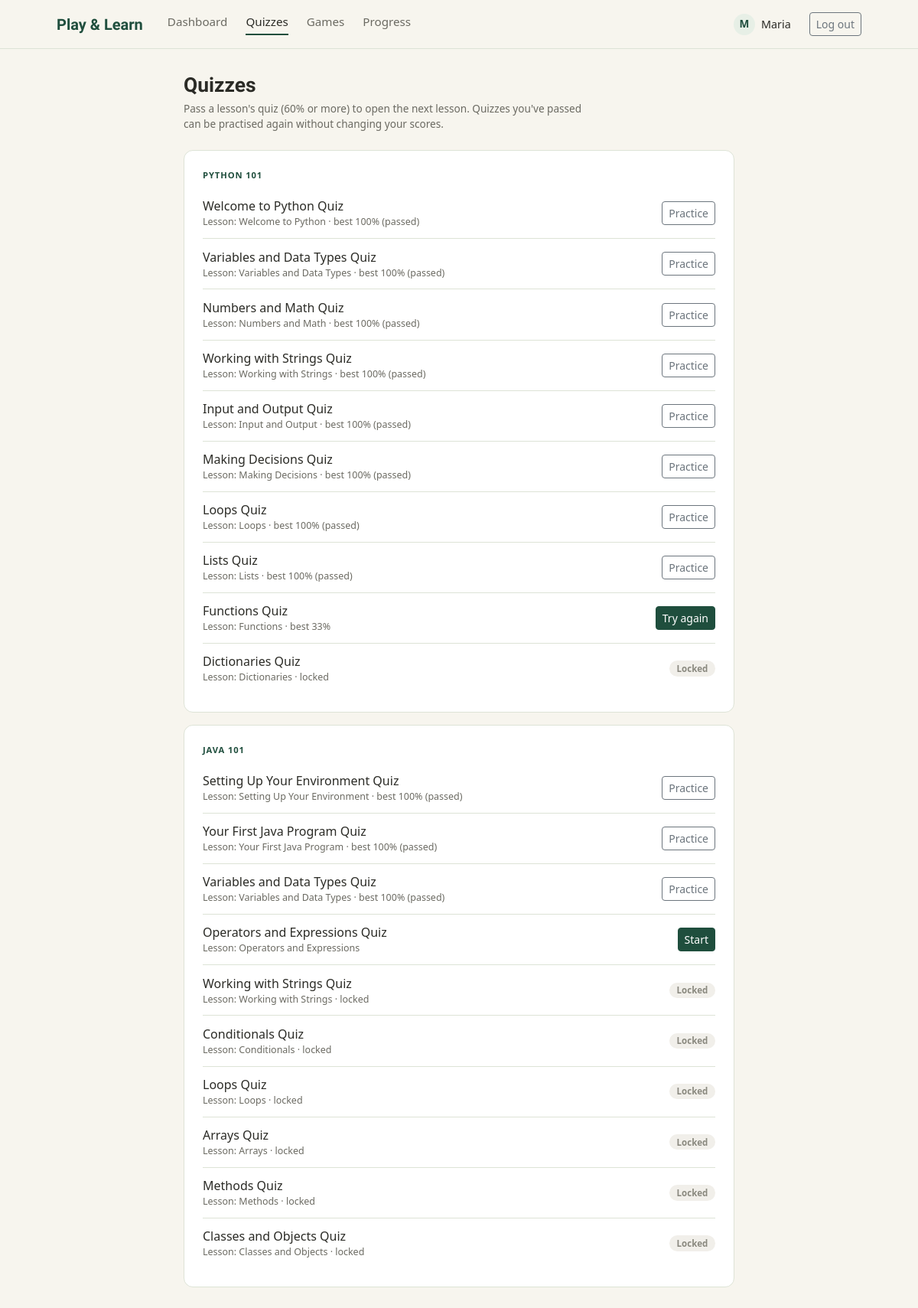
/student/quizzes.php (signed in), run on the app's committed database.
### tables this page shows
CREATE TABLE `quizzes` (
  `quiz_id` int NOT NULL AUTO_INCREMENT,
  `lesson_id` int NOT NULL,
  `title` varchar(150) NOT NULL,
  PRIMARY KEY (`quiz_id`),
  KEY `lesson_id` (`lesson_id`),
  CONSTRAINT `quizzes_ibfk_1` FOREIGN KEY (`lesson_id`) REFERENCES `lessons` (`lesson_id`) ON DELETE CASCADE
);

### includes/progress.php (called while the page is built, shortened)
<?php
function pl_course_lessons(PDO $pdo, int $courseId, int $studentId): array
{
    $stmt = $pdo->prepare(
        'SELECT lesson_id, title, sort_order, game_type FROM lessons
         WHERE course_id = ? ORDER BY sort_order, lesson_id'
    );
    $stmt->execute([$courseId]);
    $lessons = $stmt->fetchAll(PDO::FETCH_ASSOC);
    $stmt = $pdo->prepare(
        'SELECT q.quiz_id, q.lesson_id, q.title, COUNT(s.question_id) AS questions
         FROM quizzes q
         JOIN lessons l ON l.lesson_id = q.lesson_id
         LEFT JOIN questions s ON s.quiz_id = q.quiz_id
         WHERE l.course_id = ?
         GROUP BY q.quiz_id, q.lesson_id, q.title
         ORDER BY q.quiz_id'
    );
    $stmt->execute([$courseId]);
    $quizzesByLesson = [];
    foreach ($stmt->fetchAll(PDO::FETCH_ASSOC) as $q) {
        $quizzesByLesson[(int) $q['lesson_id']][] = [
            'quiz_id'   => (int) $q['quiz_id'],
            'title'     => $q['title'],
            'questions' => (int) $q['questions'],
        ];
    }
    $stmt = $pdo->prepare(
        'SELECT a.quiz_id, MAX(a.score) AS best
         FROM quiz_attempts a
         JOIN quizzes q ON q.quiz_id = a.quiz_id
         JOIN lessons l ON l.lesson_id = q.lesson_id
         WHERE a.student_id = ? AND l.course_id = ? AND a.score IS NOT NULL
         GROUP BY a.quiz_id'
    );
    $stmt->execute([$studentId, $courseId]);
    $best = [];
    foreach ($stmt->fetchAll(PDO::FETCH_ASSOC) as $row) {
        $best[(int) $row['quiz_id']] = (float) $row['best'];
    }
    $stmt = $pdo->prepare(
        'SELECT p.lesson_id, p.status FROM lesson_progress p
         JOIN lessons l ON l.lesson_id = p.lesson_id
         WHERE p.student_id = ? AND l.course_id = ?'
    );
    $stmt->execute([$studentId, $courseId]);
    $progress = [];
    foreach ($stmt->fetchAll(PDO::FETCH_ASSOC) as $row) {
        $progress[(int) $row['lesson_id']] = $row['status'];
    }
    $earlierDone = true;
    $currentFound = false;
    foreach ($lessons as &$lesson) {
        $id = (int) $lesson['lesson_id'];
        $lesson['lesson_id'] = $id;
        $lesson['quizzes'] = [];
        $lesson['quiz_count'] = 0;
        foreach ($quizzesByLesson[$id] ?? [] as $q) {
            $q['best'] = $best[$q['quiz_id']] ?? null;
            $q['passed'] = $q['best'] !== null && $q['best'] >= PL_PASS_PERCENT;
            $lesson['quizzes'][] = $q;
        }
        $lesson['status'] = $progress[$id] ?? 'not_started';
        $done = $lesson['status'] === 'completed';
        $lesson['locked'] = PL_LOCK_FUTURE_LESSONS && !$earlierDone && !$done;
        $lesson['is_current'] = !$done && !$currentFound;
        if ($lesson['is_current']) {
            $currentFound = true;
        }
        $earlierDone = $earlierDone && $done;
    }
    return $lessons;
}
function pl_playable_quizzes(array $lesson): array
{
    return array_values(array_filter($lesson['quizzes'], function ($q) {
        return $q['questions'] > 0;
    }));
}

### student/quizzes.php (the view, shortened to what this page needs)
<?php
require __DIR__ . '/../config/db.php';
require __DIR__ . '/../includes/progress.php';
$student_id = (int) $_SESSION['user_id'];
$courses = [];
foreach ($pdo->query('SELECT course_id, title FROM courses ORDER BY course_id')->fetchAll() as $c) {
    $quizzes = [];
    foreach (pl_course_lessons($pdo, (int) $c['course_id'], $student_id) as $lesson) {
        foreach (pl_playable_quizzes($lesson) as $q) {
            $quizzes[] = $q + ['lesson_title' => $lesson['title'], 'locked' => $lesson['locked']];
        }
    }
    if ($quizzes) {
        $courses[] = ['title' => $c['title'], 'quizzes' => $quizzes];
    }
}
require __DIR__ . '/../includes/header.php';
?>
<link rel="stylesheet" href="/assets/css/play.css">
<div class="pl-narrow">
    <h1 class="pl-page-title mb-1">Quizzes</h1>
    <p class="pl-page-sub mb-4">Pass a lesson's quiz (<?= PL_PASS_PERCENT ?>% or more) to open the next lesson. Quizzes you've passed can be practised again without changing your scores.</p>
    <?php foreach ($courses as $course): ?>
        <section class="pl-panel mb-3">
            <p class="pl-eyebrow"><?= htmlspecialchars($course['title']) ?></p>
            <ul class="pl-quiz-list">
                <?php foreach ($course['quizzes'] as $quiz): ?>
                    <li>
                        <span>
                            <?= htmlspecialchars($quiz['title']) ?>
                            <span class="pl-quiz-lesson">
                                Lesson: <?= htmlspecialchars($quiz['lesson_title']) ?>
                                <?php if ($quiz['locked']): ?>&middot; locked
                                <?php elseif ($quiz['best'] !== null): ?>&middot; best <?= (int) round($quiz['best']) ?>%<?= $quiz['passed'] ? ' (passed)' : '' ?>
                                <?php endif; ?>
                            </span>
                        </span>
                        <?php if ($quiz['locked']): ?>
                            <span class="pl-status pl-status--locked">Locked</span>
                        <?php else: ?>
                            <a class="btn <?= $quiz['passed'] ? 'btn-outline-secondary' : 'btn-pl-primary' ?> btn-sm"
                               href="/student/quiz.php?quiz_id=<?= (int) $quiz['quiz_id'] ?>"><?= $quiz['passed'] ? 'Practice' : ($quiz['best'] !== null ? 'Try again' : 'Start') ?></a>
                        <?php endif; ?>
                    </li>
                <?php endforeach; ?>
            </ul>
        </section>
    <?php endforeach; ?>
</div>
<?php require __DIR__ . '/../includes/footer.php'; ?>

### assets/css/style.css (style rules this page uses)
:root { --pl-cream: #F7F5EE; --pl-green-dark: #1F4E3D; --pl-green-mid: #2F6B4F; --pl-green-pale: #E7EFE6; --pl-border: #DDE3D6; --pl-text: #2B2B26; --pl-text-muted: #6B6A62; }
body { background: var(--pl-cream); color: var(--pl-text); font-family: 'Segoe UI', system-ui, -apple-system, sans-serif; }
.btn-pl-primary { background: var(--pl-green-dark); border-color: var(--pl-green-dark); color: #fff; }

### assets/css/play.css (style rules this page uses)
:root { --plx-wrong: #A8402F; --plx-wrong-pale: #F8E9E5; --plx-code-bg: #F4F2EA; --plx-track: #ECE9DC; --plx-matched-bg: #E8EFE5; --plx-matched-border: #A9C0AE; --plx-mono: ui-monospace, SFMono-Regular, Menlo, Consolas, 'Courier New', monospace; --plx-serif: Georgia, 'Times New Roman', serif; }
.pl-narrow { max-width: 720px; margin: 0 auto; }
.pl-page-title { margin: 0; font-family: var(--plx-serif); font-size: 1.65rem; font-weight: 700; line-height: 1.2; color: var(--pl-text, #2B2B26); }
.pl-page-sub { margin: 0.25rem 0 0; max-width: 34rem; font-size: 0.85rem; color: var(--pl-text-muted, #6B6A62); }
.pl-eyebrow { margin: 0 0 0.5rem; font-size: 0.7rem; font-weight: 700; letter-spacing: 0.08em; text-transform: uppercase; color: var(--pl-green-dark, #1F4E3D); }
.pl-panel { padding: 1.5rem; background: #fff; border: 1px solid var(--pl-border, #DDE3D6); border-radius: 12px; }
.pl-panel + .pl-panel { margin-top: 1rem; }
.pl-quiz-list { margin: 0; padding: 0; list-style: none; }
.pl-quiz-list li { display: flex; align-items: center; justify-content: space-between; gap: 1rem; padding: 0.7rem 0; border-top: 1px solid var(--pl-border, #DDE3D6); }
.pl-quiz-list li:first-child { border-top: 0; }
.pl-quiz-list .pl-quiz-lesson { display: block; font-size: 0.78rem; color: var(--pl-text-muted, #6B6A62); }
.pl-status { display: inline-block; padding: 0.1rem 0.6rem; font-size: 0.72rem; font-weight: 600; border-radius: 999px; background: #ECEBE4; color: #55544C; }
.pl-status--locked { background: #F1EFEA; color: #8A897F; }

### data on the page
quizzes: title "Welcome to Python Quiz", lesson_title "Welcome to Python", best "100", shows "(passed)", shows "Practice"
quizzes: title "Variables and Data Types Quiz", lesson_title "Variables and Data Types", best "100", shows "(passed)", shows "Practice"
quizzes: title "Numbers and Math Quiz", lesson_title "Numbers and Math", best "100", shows "(passed)", shows "Practice"
quizzes: title "Working with Strings Quiz", lesson_title "Working with Strings", best "100", shows "(passed)", shows "Practice"
quizzes: title "Input and Output Quiz", lesson_title "Input and Output", best "100", shows "(passed)", shows "Practice"
quizzes: title "Making Decisions Quiz", lesson_title "Making Decisions", best "100", shows "(passed)", shows "Practice"
quizzes: title "Loops Quiz", lesson_title "Loops", best "100", shows "(passed)", shows "Practice"
quizzes: title "Lists Quiz", lesson_title "Lists", best "100", shows "(passed)", shows "Practice"
quizzes: title "Functions Quiz", lesson_title "Functions", best "33", shows "Try again"
quizzes: title "Dictionaries Quiz", lesson_title "Dictionaries", shows "· locked", shows "Locked"
quizzes: title "Setting Up Your Environment Quiz", lesson_title "Setting Up Your Environment", best "100", shows "(passed)", shows "Practice"
quizzes: title "Your First Java Program Quiz", lesson_title "Your First Java Program", best "100", shows "(passed)", shows "Practice"
quizzes: title "Variables and Data Types Quiz", lesson_title "Variables and Data Types", best "100", shows "(passed)", shows "Practice"
quizzes: title "Operators and Expressions Quiz", lesson_title "Operators and Expressions", shows "Start"
quizzes: title "Working with Strings Quiz", lesson_title "Working with Strings", shows "· locked", shows "Locked"
quizzes: title "Conditionals Quiz", lesson_title "Conditionals", shows "· locked", shows "Locked"
quizzes: title "Loops Quiz", lesson_title "Loops", shows "· locked", shows "Locked"
quizzes: title "Arrays Quiz", lesson_title "Arrays", shows "· locked", shows "Locked"
quizzes: title "Methods Quiz", lesson_title "Methods", shows "· locked", shows "Locked"
quizzes: title "Classes and Objects Quiz", lesson_title "Classes and Objects", shows "· locked", shows "Locked"

### other printed values
substr($user['first_name'] ?? '?', 0, 1) "M"
$user['first_name'] "Maria"
PL_PASS_PERCENT "60"
$course['title'] "PYTHON 101"
$course['title'] "JAVA 101"
